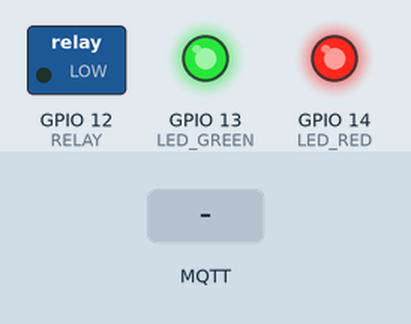
This sketch was run on a simulated ESP8266 (NodeMCU). On the bench: switched loads named in the sketch (green lamp = pin HIGH), output pins drawn as LEDs (lit = HIGH). The inputs (shaded band) are chosen by the test bench. WiFi joins after 1.5 s; servers stay silent unless stated; no MQTT or app messages arrive unless stated.

Above: at 3.2 s.
3.3 s: MQTT message "1" arrives on the first subscribed topic
At 4.0 s:
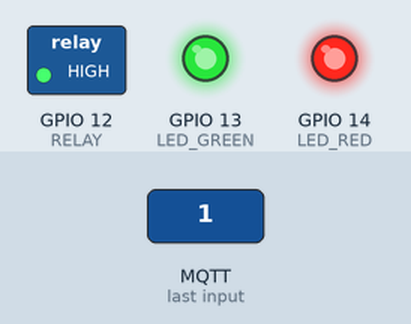
4.9 s: MQTT message "0" arrives on the first subscribed topic
At 5.3 s:
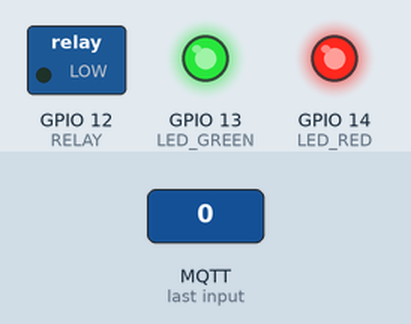
Timing chart, 0 to 7.9 s (numbered marks = the images above; inputs shaded):
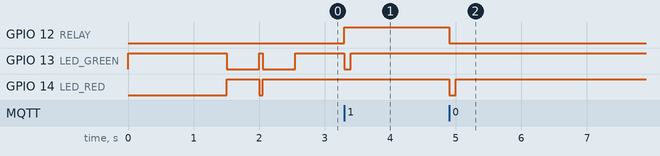

The sketch:

firmware.ino
```cpp
#include "config.h"
#include <ESP8266WiFi.h>
#include <PubSubClient.h>


// pin config
const int BUTTON = 0;
const int RELAY = 12;
const int LED_GREEN = 13;
const int LED_RED = 14;


void led_red() {
  // switch LED to red
  digitalWrite(LED_GREEN, HIGH);
  digitalWrite(LED_RED, LOW);
}

void led_green() {
  // switch LED to green
  digitalWrite(LED_RED, HIGH);
  digitalWrite(LED_GREEN, LOW);
}

void led_off() {
  // switch LED off
  digitalWrite(LED_RED, HIGH);
  digitalWrite(LED_GREEN, HIGH);
}

void switch_off() {
  // switch off power
  digitalWrite(RELAY, LOW);
}

void switch_on() {
  // switch on power
  digitalWrite(RELAY, HIGH);
}

void mqtt_callback(char* topic, byte* payload, unsigned int length) {
  // called whenever a MQTT message arrives
  // we expect:
  // ASCII '1' to turn on the switch
  // ASCII '0' to turn off the switch
  if ((char)payload[0] == '1') {
    led_green();
    switch_on();
  } else {
    led_red();
    switch_off();
  }
  delay(100);
  led_off();
}

WiFiClient wifi_client;
PubSubClient mqtt_client(MQTT_BROKER, MQTT_PORT, mqtt_callback, wifi_client);

void mqtt_reconnect() {
  // ensures the MQTT client is connected
  led_red();
  while (!mqtt_client.connected()) {
    if (mqtt_client.connect(MQTT_CLIENT_ID)) {
      mqtt_client.subscribe(MQTT_TOPIC);
      led_green();
      delay(500);
      led_off();
    } else {
      delay(5000);
    }
  }
}

void setup() {
  pinMode(LED_GREEN, OUTPUT);
  pinMode(LED_RED, OUTPUT);
  pinMode(RELAY, OUTPUT);
  led_off();
  switch_off();

  // WLAN
  led_red();
  WiFi.begin(WLAN_SSID, WLAN_PW);

  while (WiFi.status() != WL_CONNECTED)
  {
    delay(500);
  }
  led_green();
  delay(500);
  led_off();
}

void loop() {
  if (!mqtt_client.connected()) {
    mqtt_reconnect();
  }
  mqtt_client.loop();
}
```

config.dist.h
```cpp
// wlan config
const char* WLAN_SSID = "<WLAN_SSID>";
const char* WLAN_PW = "<WLAN_PW>";

// mqtt config
const char* MQTT_CLIENT_ID = "<MQTT_CLIENT_ID>";
const char* MQTT_BROKER = "<MQTT_HOST>";
const int MQTT_PORT = 1883;
const char* MQTT_TOPIC = "<MQTT_TOPIC>";
```

Measured:
- after the input at 3.3 s, GPIO 12 (RELAY): LOW → HIGH at once; GPIO 13 (LED_GREEN): HIGH → LOW at once, → HIGH 0.10 s later
- after the input at 4.9 s, GPIO 12 (RELAY): HIGH → LOW at once; GPIO 14 (LED_RED): HIGH → LOW at once, → HIGH 0.10 s later
- by itself, GPIO 13 (LED_GREEN): alternates HIGH for 0.05 s and LOW for 0.50 s
